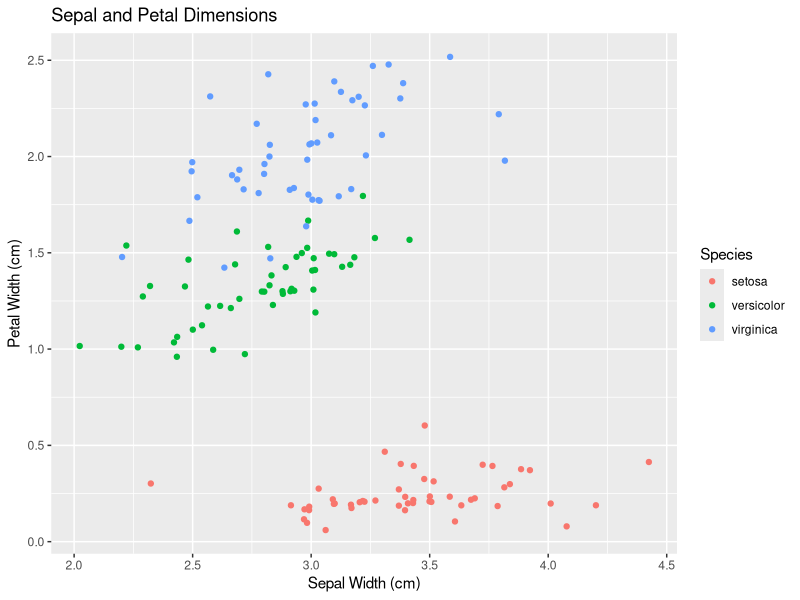

Generate this figure with R:
## ---- chunk 1
#| echo: false
2 * 2
## ---- chunk 2
#| label: fig-iris
#| fig-width: 8
#| fig-height: 4 # Change the figure dimensions using fig-width/height
#| out-width: 80% # This changes the size of the figure as rendered in the text. 
#| fig-cap: "This figure shows the relationship between sepal width and petal width in irises. I've used geom_jitter to combat overplotting, as the data are measured in relatively consistent increments. The figure is drawn with `ggplot2` [@ggplot2-package]."
#| echo: false


data(iris)
library(ggplot2)
ggplot(iris, aes(x = Sepal.Width, y = Petal.Width, color = Species)) + 
  geom_jitter() + 
  xlab("Sepal Width (cm)") + ylab("Petal Width (cm)") + 
  ggtitle("Sepal and Petal Dimensions")
